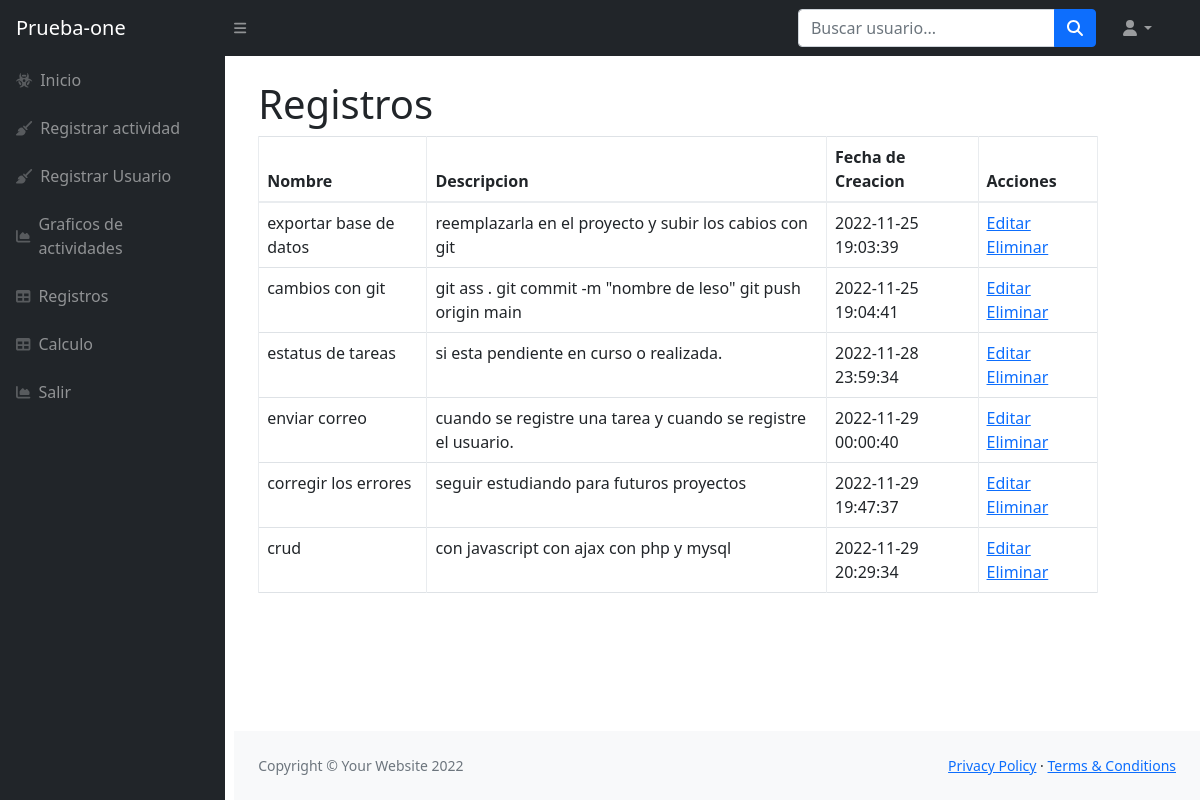
/tabla_registros.php (signed in), run on the app's committed database.
### tables this page shows
CREATE TABLE `tareas` (
  `id_tarea` int(11) NOT NULL,
  `nombre` varchar(255) NOT NULL,
  `descripcion` varchar(255) NOT NULL,
  `creado_en` timestamp NOT NULL DEFAULT current_timestamp(),
  `id_usuario` int(11) NOT NULL,
  `id_status` int(11) NOT NULL
);

### tabla_registros.php (the view, shortened to what this page needs)
<!DOCTYPE html>
<html lang="en">
    <head>
        <link rel="stylesheet" type="text/css" href="vendor/bootstrap/css/bootstrap.min.css">
        <link href="./css/styles2.css" rel="stylesheet" />
    </head>
    <body class="sb-nav-fixed">
        <?php require 'partials/navbar.php' ?>
        <div id="layoutSidenav">
            <?php require 'partials/nav.php' ?>
            <div id="layoutSidenav_content">
                <main>
                    <div class="container-fluid px-4">
                        <h1 class="mt-4">Registros</h1>
                        <div class="row">
                            <div class="col-md-11">
                                <table class="table table-bordered">
                                    <thead>
                                        <tr>
                                            <th>Nombre</th>
                                            <th>Descripcion</th>
                                            <th>Fecha de Creacion</th>
                                            <th>Acciones</th>
                                        </tr>
                                    </thead>
                                    <tbody>
                                        <?php
                                            $usuario = $_SESSION['user_id'];
                                            $records = $conn->prepare('SELECT nombre, descripcion, id_tarea, creado_en FROM tareas WHERE id_usuario=:usuario ');
                                            $records->bindParam(':usuario', $usuario);
                                            $records->execute();
                                            $results = $records->fetchAll(PDO::FETCH_ASSOC);
                                            foreach($results as $row){ ?>
                                                <tr>
                                                    <td><?php echo $row['nombre'] ?></td>
                                                    <td><?php echo $row['descripcion'] ?></td>
                                                    <td><?php echo $row['creado_en'] ?></td>
                                                    <td>
                                                        <a href="editar.php?id=<?php echo $row['id_tarea'] ?>">Editar<i class="fa-address-card-o"></i></a>
                                                        <a href="eliminar.php?id=<?php echo $row['id_tarea'] ?>">Eliminar</a>
                                                    </td>
                                                </tr>
                                          <?php  } ?>
                                    </tbody>
                                </table>
                            </div>
                        </div>
                    </div>
                </main>
                <footer class="py-4 bg-light mt-auto">
                    <div class="container-fluid px-4">
                        <div class="d-flex align-items-center justify-content-between small">
                            <div class="text-muted">Copyright &copy; Your Website 2022</div>
                            <div>
                                <a href="#">Privacy Policy</a>
                                &middot;
                                <a href="#">Terms &amp; Conditions</a>
                            </div>
                        </div>
                    </div>
                </footer>
            </div>
        </div>
    </body>
</html>

### data on the page
tareas: nombre "exportar base de datos", descripcion "reemplazarla en el proyecto y subir los cabios con git", creado_en "2022-11-25 19:03:39"
tareas: nombre "cambios con git", descripcion "git ass . git commit -m \"nombre de leso\" git push origin main", creado_en "2022-11-25 19:04:41"
tareas: nombre "estatus de tareas", descripcion "si esta pendiente en curso o realizada.", creado_en "2022-11-28 23:59:34"
tareas: nombre "enviar correo", descripcion "cuando se registre una tarea y cuando se registre el usuario.", creado_en "2022-11-29 00:00:40"
tareas: nombre "corregir los errores", descripcion "seguir estudiando para futuros proyectos", creado_en "2022-11-29 19:47:37"
tareas: nombre "crud", descripcion "con javascript con ajax con php y mysql", creado_en "2022-11-29 20:29:34"
